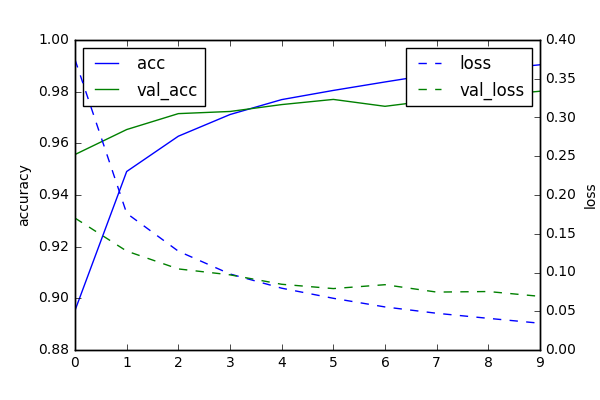

This chart was generated by the following Python code:

# coding: utf-8

# In[5]:

# Import modules
import matplotlib.pyplot as plt
get_ipython().magic('matplotlib inline')
from keras.datasets import mnist
import keras
import keras
from keras.models import Sequential
from keras.layers import Dense, Activation,Dropout
from sklearn.model_selection import train_test_split
from sklearn.datasets import load_iris
from sklearn.utils import shuffle
import pandas as pd

# Load mnist data
(X_train, y_train), (X_test, y_test) = mnist.load_data()

# Getting the training and test set
X_train = X_train.reshape(60000, 784)
X_test = X_test.reshape(10000, 784)
X_train = X_train.astype('float32')
X_test = X_test.astype('float32')
X_train /= 255
X_test /= 255
print(X_train.shape[0], 'train samples')
print(X_test.shape[0], 'test samples')

num_classes = 10


y_train = keras.utils.to_categorical(y_train, num_classes)
y_test = keras.utils.to_categorical(y_test, num_classes)

# Model Selection
model = Sequential([
    Dense(128, input_shape=(784,)),
    Activation('relu'),
    Dense(10),
    Activation('softmax'),
])
model.compile("adam", "categorical_crossentropy", metrics=['accuracy'])

model.summary()

# Fitting the model
history=model.fit(X_train, y_train, batch_size=128, epochs=10, verbose=1,validation_split=.1)

# Model Evaluation
score = model.evaluate(X_test, y_test, verbose=0)
print("Test loss: {:.3f}%".format(score[0]*100))
print("Test Accuracy: {:.3f}%".format(score[1]*100))

# Reporting test data loss and accuracy
df = pd.DataFrame(history.history)
df[['acc', 'val_acc']].plot()
plt.ylabel("accuracy")
df[['loss', 'val_loss']].plot(linestyle='--', ax=plt.twinx())
plt.ylabel("loss")

plt.savefig("Part1.png")


# In[ ]:
